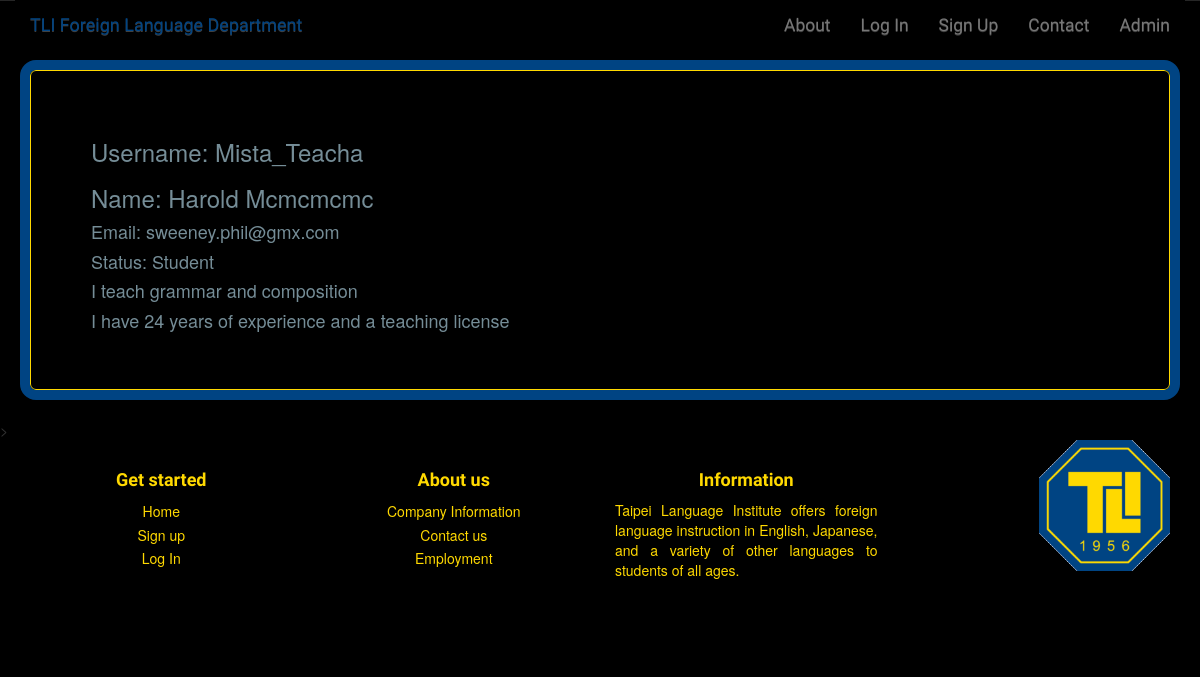
The page /accounts/6/ on the database its author committed.
### accounts/models.py (models this page shows, shortened)
class Profile(models.Model):
    custom_query = ProfileManager()
    objects = models.Manager()
    user = models.OneToOneField(settings.AUTH_USER_MODEL)
    contact_email = models.EmailField(max_length=200, null=True, blank=True)
    surname = models.CharField(max_length=120, null=True, blank=True)
    given_name = models.CharField(max_length=120, null=True, blank=True)
    teacher = models.BooleanField(default=False)
    student = models.BooleanField(default=False)
    course_content_preferences = models.TextField(editable=True, default='', blank=True)
    other_personal_information = models.TextField(editable=True, default='', blank=True)

### accounts/views.py (the view)
# urls.py: url(r'^(?P<id>\d+)/$', student_profile_detail_view, name='student-detail'),
def student_profile_detail_view(request, id=None):
    current_user = request.user
    obj = get_object_or_404(Profile, id=id)
    context = {
        "object": obj,
    }
    template = "accounts/student-profile-detail-view.html"
    return render(request, template, context)

### accounts/templates/accounts/student-profile-detail-view.html (shortened to what this page needs)
{% extends "base.html" %}
{% block content %}
<div class="table-responsive">
<h3>Username: {{ object.user }}</h3>
<h3>Name: {{ object.given_name }} {{ object.surname }}</h3>
<h4>Email: {{ object.contact_email }}</h4>
<h4>Status: Student</h4>
<h4>{{ object.course_content_preferences }}</h4>
<h4>{{ object.other_personal_information }}</h4>
</div>
{% endblock %}

### rows shown on the page
Profile: user "Mista_Teacha", given_name "Harold", surname "Mcmcmcmc", contact_email "sweeney.phil@gmx.com", course_content_preferences "I teach grammar and composition", other_personal_information "I have 24 years of experience and a teaching license"
